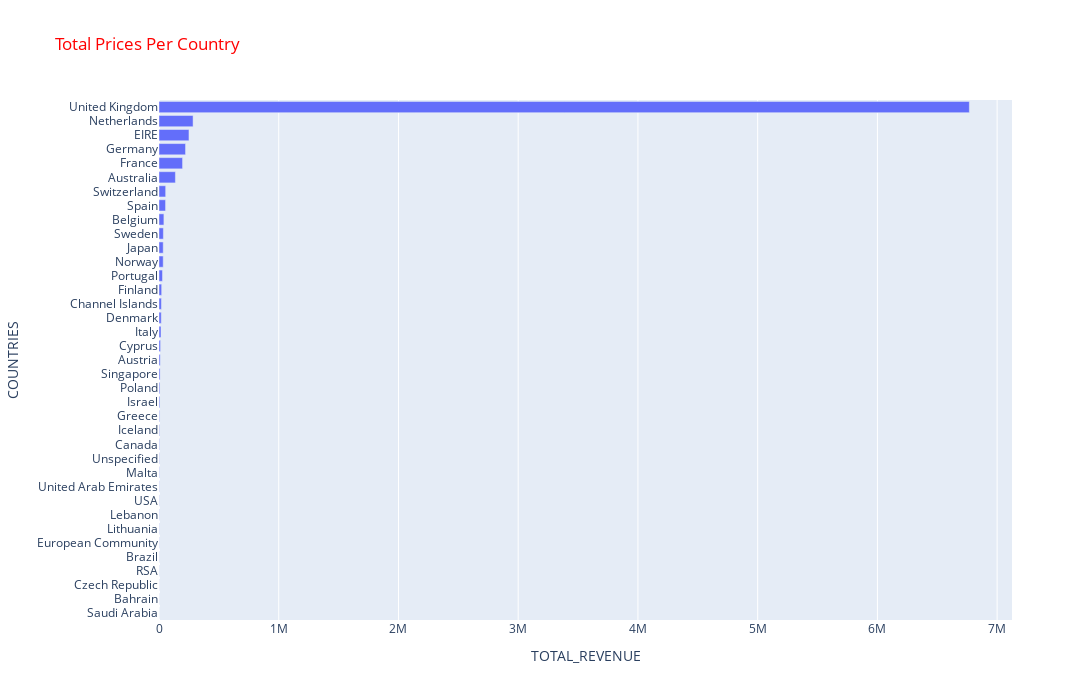

Write notebook code for a chart like this one.
### Code cell
# PLOTLY BAR PLOT
import plotly.express as px
plt.figure(figsize = (16,9))
fig = px.bar(df_TotalRevenue, 
             x = "TotalRevenue", 
             y = df_TotalRevenue.index, 
             title="Total Prices Per Country")
fig.update_yaxes(categoryorder='total ascending')
fig.update_layout(xaxis_title="TOTAL_REVENUE",yaxis_title="COUNTRIES", autosize=False, width=1400, height=700, title_font_color="red",)
fig.show()

### Figure 1 — Plotly figure (JSON) as saved in the notebook; plotly's stock layout.template omitted (floating-point values rounded to 4 significant figures)
{"data": [{"alignmentgroup": "True", "hovertemplate": "TotalRevenue=%{x}<br>Country=%{y}<extra></extra>", "legendgroup": "", "marker": {"color": "#636efa", "pattern": {"shape": ""}}, "name": "", "offsetgroup": "", "orientation": "h", "showlegend": false, "textposition": "auto", "type": "bar", "x": [6768000.0, 284700.0, 250300.0, 221700.0, 196700.0, 137100.0, 55740.0, 54770.0, 40910.0, 36600.0, 35340.0, 35160.0, 29060.0, 22330.0, 20090.0, 18770.0, 16890.0, 12950.0, 10150.0, 9120.0, 7213.0, 6994.0, 4711.0, 4310, 3666.0, 2667.0, 2505.0, 1902.0, 1731.0, 1694.0, 1661.0, 1292.0, 1144.0, 1002.0, 707.7, 548.4, 131.2], "xaxis": "x", "y": ["United Kingdom", "Netherlands", "EIRE", "Germany", "France", "Australia", "Switzerland", "Spain", "Belgium", "Sweden", "Japan", "Norway", "Portugal", "Finland", "Channel Islands", "Denmark", "Italy", "Cyprus", "Austria", "Singapore", "Poland", "Israel", "Greece", "Iceland", "Canada", "Unspecified", "Malta", "United Arab Emirates", "USA", "Lebanon", "Lithuania", "European Community", "Brazil", "RSA", "Czech Republic", "Bahrain", "Saudi Arabia"], "yaxis": "y"}], "layout": {"autosize": false, "barmode": "relative", "height": 700, "legend": {"tracegroupgap": 0}, "title": {"font": {"color": "red"}, "text": "Total Prices Per Country"}, "width": 1400, "xaxis": {"anchor": "y", "domain": [0, 1], "title": {"text": "TOTAL_REVENUE"}}, "yaxis": {"anchor": "x", "categoryorder": "total ascending", "domain": [0, 1], "title": {"text": "COUNTRIES"}}}}
